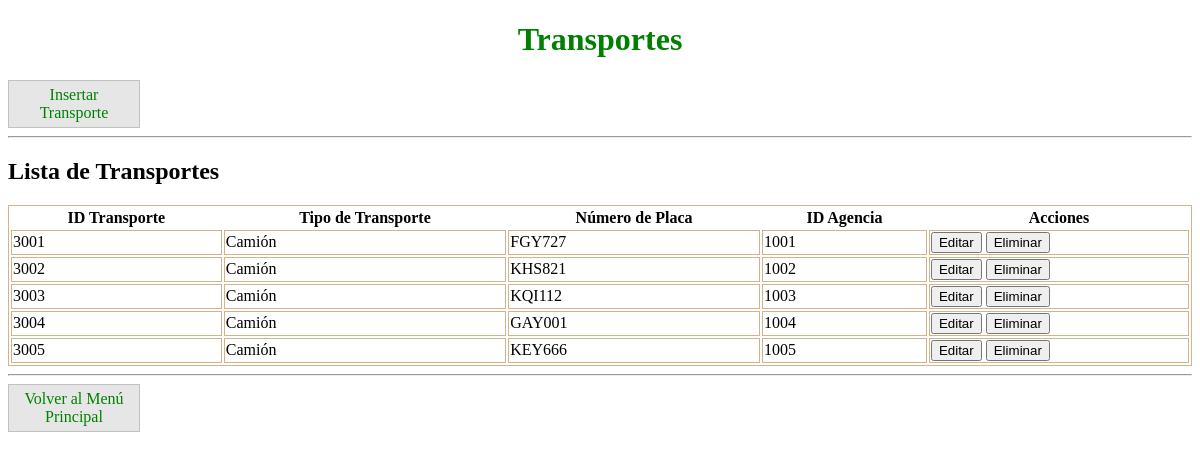
The app's page /MVC/ADMIN/Transporte/TransporteForm.php with its own data.
### tables this page shows
CREATE TABLE transporte(
	id_transporte INT(8)  AUTO_INCREMENT PRIMARY KEY,
    tipo_transporte VARCHAR(20) NOT NULL,
    numero_placa CHAR(6) DEFAULT NULL,
    id_agencia INT(8) NOT NULL,
    FOREIGN KEY (id_agencia) REFERENCES agencia (id_agencia) ON DELETE CASCADE ON UPDATE CASCADE
);

### MVC/ADMIN/Transporte/TransporteForm.php (the view, shortened to what this page needs)
<!DOCTYPE html>
<html lang="es">
<head>
    <link rel="stylesheet" href="../vista/css/app.css">
</head>
<body>
    <h1>Transportes</h1>
    <a href="Insercion.php">Insertar Transporte</a>
    <hr>
    <?php
    require_once '../conexion.php';
    $sql = "SELECT * FROM transporte";
    $result = $conn->query($sql);
    if ($result->num_rows > 0) {
        echo "<h2>Lista de Transportes</h2>";
        echo "<table>";
        echo "<tr><th>ID Transporte</th><th>Tipo de Transporte</th><th>Número de Placa</th><th>ID Agencia</th><th>Acciones</th></tr>";
        while ($row = $result->fetch_assoc()) {
            echo "<tr>";
            echo "<td>" . $row["id_transporte"] . "</td>";
            echo "<td>" . $row["tipo_transporte"] . "</td>";
            echo "<td>" . $row["numero_placa"] . "</td>";
            echo "<td>" . $row["id_agencia"] . "</td>";
            echo "<td>
                    <form action='Edicion.php' method='post' style='display:inline;'>
                        <input type='hidden' name='id_transporte' value='" . $row["id_transporte"] . "'>
                        <input type='submit' value='Editar'>
                    </form>
                    <form action='Eliminacion.php' method='post' style='display:inline;'>
                        <input type='hidden' name='id_transporte' value='" . $row["id_transporte"] . "'>
                        <input type='submit' value='Eliminar'>
                    </form>
                  </td>";
            echo "</tr>";
        }
        echo "</table>";
    } else {
        echo "No se encontraron transportes.";
    }
    ?>
    <hr>
    <a href="../index.php">Volver al Menú Principal</a>
</body>
</html>

### MVC/ADMIN/vista/css/app.css (style rules this page uses)
table { width: 100%; }
table,tr,td { border:1px solid tan; }
h1 { text-align: center; color: green; }

### records on screen
transporte: id_transporte "3001", tipo_transporte "Camión", numero_placa "FGY727", id_agencia "1001"
transporte: id_transporte "3002", tipo_transporte "Camión", numero_placa "KHS821", id_agencia "1002"
transporte: id_transporte "3003", tipo_transporte "Camión", numero_placa "KQI112", id_agencia "1003"
transporte: id_transporte "3004", tipo_transporte "Camión", numero_placa "GAY001", id_agencia "1004"
transporte: id_transporte "3005", tipo_transporte "Camión", numero_placa "KEY666", id_agencia "1005"
